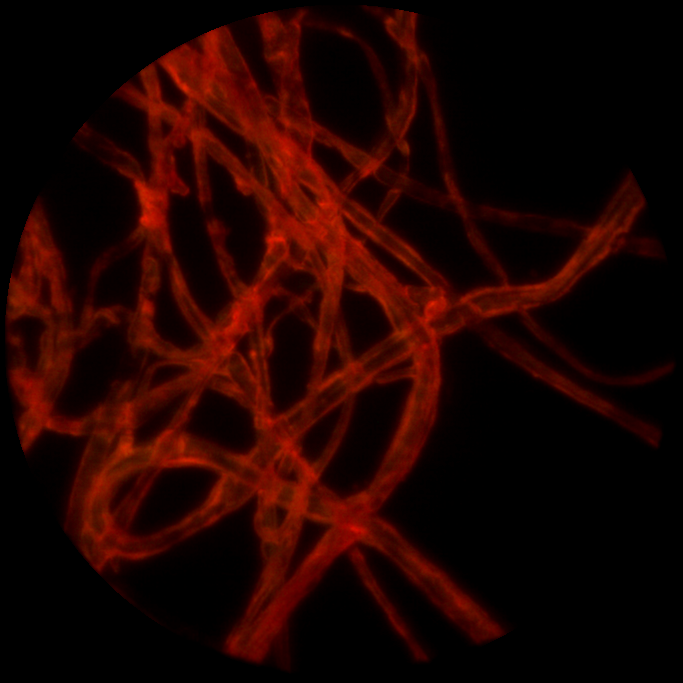
%> input picture RESULTS/EI_4.png, 683 x 683 px, given in place of EI_4.bmp, which was not available
$ octave bilat_detail_wt_pgm.m   (GNU Octave 9; MATLAB toolbox functions it lacks are replaced by stand-ins)
%> lines starting %> are read from the running program, lines starting %| are printed output that depends on the picture; pictures that were not available may be replaced by others from this repository, and a replacement may not be noted
### DENOISING/GBFMT_Image_Denoising_Codes/GBFMT Image Denoising Codes/bilateral_filt2D.m
function [yb yg]=bilateral_filt2D(x,sigmas,sigmar,ksize)

%%% 2D Bilateral Filter.

%%% Author : B.K. SHREYAMSHA KUMAR
%%% Created on 06-05-2011.
%%% Updated on 06-05-2011.

half_ksize=floor(ksize/2);

%%% Gaussian Kernel Generation.
gk=gauss_ker2D(sigmas,ksize);

%%% To take care of boundaries.
[M,N]=size(x);
xm=zeros(M+ksize-1,N+ksize-1);
xm(half_ksize+1:M+half_ksize,half_ksize+1:N+half_ksize)=x;
xm(1:half_ksize,:)=xm(ksize:-1:half_ksize+2,:);	%% Row-wise periodic extension.
xm(M+half_ksize+1:M+ksize-1,:)=xm(M+half_ksize-1:-1:M,:);
xm(:,1:half_ksize)=xm(:,ksize:-1:half_ksize+2);	%% Column-wise periodic extension.
xm(:,N+half_ksize+1:N+ksize-1)=xm(:,N+half_ksize-1:-1:N);

%%% Bilateral Filter Implementation.
[MM,NN]=size(xm);
for ii=half_ksize+1:MM-half_ksize
   for jj=half_ksize+1:NN-half_ksize
      xtemp=xm(ii-half_ksize:ii+half_ksize,jj-half_ksize:jj+half_ksize);
      pix_diff=abs(xtemp-xtemp(half_ksize+1,half_ksize+1));
      rgk=exp(-(pix_diff.^2/(2*(sigmar)^2)));
      yg(ii-half_ksize,jj-half_ksize)=sum(sum(xtemp.*gk))/sum(sum(gk));
      yb(ii-half_ksize,jj-half_ksize)=sum(sum(xtemp.*gk.*rgk))/sum(sum(gk.*rgk));
   end
end

### DENOISING/GBFMT_Image_Denoising_Codes/GBFMT Image Denoising Codes/bayesthf.m
function thr = bayesthf(y,noise_var)
%%% Bayes Shrink Threhold Computation.

%%% Author : B.K. SHREYAMSHA KUMAR
%%% Created on 31-12-2009.
%%% Updated on 31-12-2009.

[p,q]=size(y);
meany=sum(sum(y))/(p*q);
vary=sum(sum((y-meany).^2))/(p*q);

tt=vary-noise_var;
if(tt<0)
    tt=0;
end
sigmax=sqrt(tt);
thr=noise_var/sigmax;
if(thr==inf)
    thr=max(max(abs(y)));
end

### DENOISING/GBFMT_Image_Denoising_Codes/GBFMT Image Denoising Codes/threshf.m
function y = threshf(x,sorh,t,alpha)
%%% THRESHf Perform soft or hard or trimmed thresholding.
%%% Y = threshf(X,SORH,T) returns soft (if SORH = 's')
%%% or hard (if SORH = 'h') T-thresholding  of the input
%%% vector or matrix X. T is the threshold value.
%%%
%%% Y = threshf(X,'s',T) returns Y = SIGN(X).(|X|-T) for |X|>T else 0. soft
%%% thresholding is shrinkage.
%%%
%%% Y = threshf(X,'h',T) returns Y = X for (|X|>T) else 0. hard
%%% thresholding is cruder.
%%%
%%% Y = threshf(X,'t',T,alpha) returns Y = X*[|X|^alpha-T^alpha]/|X|^alpha for (|X|>T),
%%% else 0. trimmed thresholding is something between soft and hard thresholding.
%%%
%%% Author : B.K. SHREYAMSHA KUMAR
%%% Created on 01-12-2009.
%%% Updated on 01-12-2009.

switch sorh
    case 's'
        tmp = (abs(x)-t);
        tmp = (tmp+abs(tmp))/2;
        y   = sign(x).*tmp;

    case 'h'
        y   = x.*(abs(x)>t);

    case 't'
        x=x+eps;
        tmp = abs(x).^alpha-t^alpha;
        tmp = (tmp+abs(tmp))/2;
        y = x.*tmp./abs(x).^alpha;

    otherwise
        error('Invalid argument value.')
end

### DENOISING/GBFMT_Image_Denoising_Codes/GBFMT Image Denoising Codes/gauss_ker2D.m
function h=gauss_ker2D(sigmas,ksize)

%%% 2D Gaussian Kernel Generation.

%%% Author : B.K. SHREYAMSHA KUMAR
%%% Created on 03-05-2011.
%%% Updated on 03-05-2011.

% [7 lines of commented-out code are left out]

%% 2nd Method.
x=[-floor(ksize/2):floor(ksize/2)];
x2=repmat(x.^2,ksize,1);
x3=x2'+x2;
h=exp(-(x3/(2*(sigmas)^2)));

### DENOISING/GBFMT_Image_Denoising_Codes/GBFMT Image Denoising Codes/bilat_detail_wt_pgm.m
%%% Image Denoising using Bilateral Filter and Detail Wavelet Thresholding.
%%% Author : B.K. SHREYAMSHA KUMAR

%%% Copyright (c) 2012 B. K. Shreyamsha Kumar
%%% All rights reserved.

%%% Permission is hereby granted, without written agreement and without license or royalty fees, to use, copy,
%%% modify, and distribute this code (the source files) and its documentation for any purpose, provided that the
%%% copyright notice in its entirety appear in all copies of this code, and the original source of this code,
%%% This should be acknowledged in any publication that reports research using this code. The research is to be
%%% cited in the bibliography as:

%%% B. K. Shreyamsha Kumar, ?Image Denoising based on Gaussian/Bilateral Filter and its Method Noise Thresholding",
%%% Signal, Image and Video Processing, pp. 1-14, 2012. (doi: 10.1007/s11760-012-0372-7)


clear all;
close all;
clc;

%%% Bilateral Filter Parameters.
sigmas=1.8;  %%% Spatial (Geometric) Sigma.
mult_factor_sigmar=5; %%% Multiplication factor for SigmaR.
ksize=11;   %%% Kernal Size.

%%% Wavelet Transform Parameters.
Nlevels=3; %% 3 levels.
NoOfBands=3*Nlevels+1;
wname='db8'; %% db8 sym8 db16 coif5 bior6.8
sorh='s'; % s or h or t -> trimmed

x = (imread('/Users/Palma/Documents/Valencia/TestImages/facce/EI_4.bmp'));
%> x is the input picture: size 683x683x3 uint8; mean R, G, B 32.9, 3.4, 0
% x = imread('Barbara256.png');
% x = imread('boat256.jpg');
% x = imread('baboon256.jpg');

if(size(x,3)==3)
    x=rgb2gray(x);
%> x: size 683x683 uint8
end
[M,N]=size(x);
%> M = 683; N = 683

%%% Gaussian Noise addition.
'gaussian noise';
mean_val=0;
noise_std=10; %% 10,20,30,40,50.
sizeA = size(x);
%> sizeA = [683 683]
randn('seed',662023); %%% Results depend on 'seed' of the random noise.
xn = double(x) + (noise_std*randn(sizeA)) + mean_val;
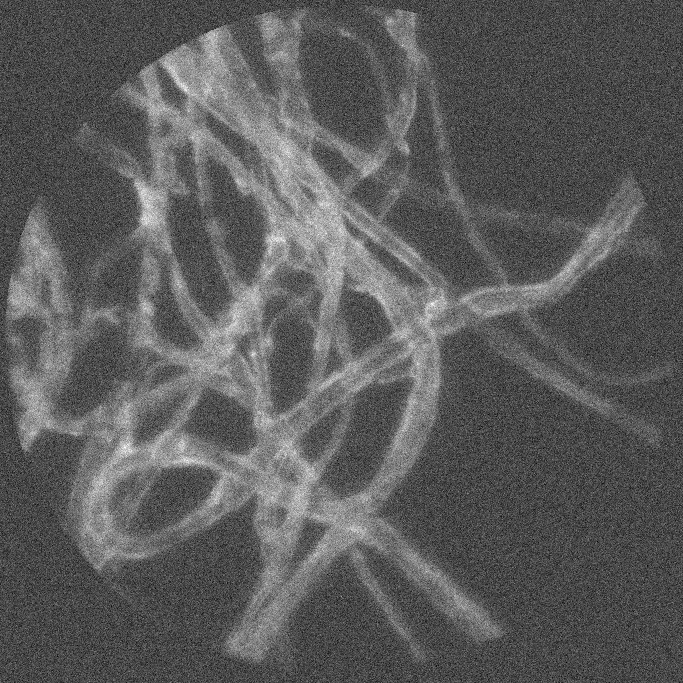
%> xn: size 683x683 double; min -41.65, max 105.9, mean 11.8; drawn with min black and max white
xn = max(0,min(xn,255));

%%% PSNR Computation of Noisy Image.
xn_mse=sum(sum((double(x)-double(xn)).^2))/(M*N);
%> xn_mse = 68
xn_psnr=10*log10(255^2./xn_mse);
%> xn_psnr = 29.81

tic
%%% Noise Level Estimation using Robust Median Estimator.
[ca,ch,cv,cd]=dwt2(xn,wname);
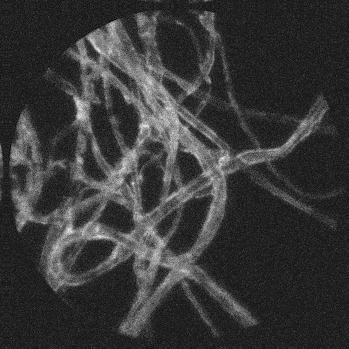
%> ca: size 349x349 double; min -19.63, max 191.4, mean 27.3; drawn with min black and max white
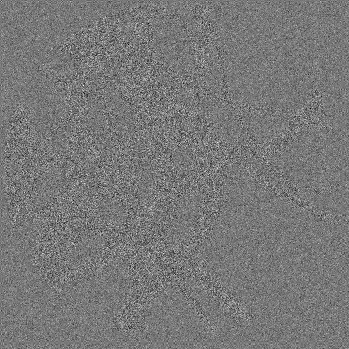
%> cd: size 349x349 double; min -40.26, max 44.83, mean 0; drawn with min black and max white
tt1=cd(:)';
median_hh2=median(abs(tt1)); %% HH1->Subband containing finest level diagonal details.
%> median_hh2 = 4.7
std_dev2=(median_hh2/0.6745);
%> std_dev2 = 6.97

%%% Bilateral Filtering.
sigmar=mult_factor_sigmar*std_dev2;
%> sigmar = 34.85
% tic
[yb yg]= bilateral_filt2D(xn,sigmas,sigmar,ksize);
%> in bilateral_filt2D, `xm(1:half_ksize,:)=xm(ksize:-1:half_ksize+2,:);`: xm: size 693x693 double; min 0, max 105.9, mean 13.7; mean of the top-left, top-right, bottom-left and bottom-right quarters 18.9, 10.5, 17, 8.4
%> in bilateral_filt2D, `xm(M+half_ksize+1:M+ksize-1,:)=xm(M+half_ksize-1:-1:M,:);`: xm: size 693x693 double; min 0, max 105.9, mean 13.7; mean of the top-left, top-right, bottom-left and bottom-right quarters 18.9, 10.5, 17.1, 8.5
%> in bilateral_filt2D, `xm(:,1:half_ksize)=xm(:,ksize:-1:half_ksize+2);`: xm: size 693x693 double; min 0, max 105.9, mean 13.7; mean of the top-left, top-right, bottom-left and bottom-right quarters 18.9, 10.5, 17.2, 8.5
%> in bilateral_filt2D, `xm(:,N+half_ksize+1:N+ksize-1)=xm(:,N+half_ksize-1:-1:N);`: xm: size 693x693 double; min 0, max 105.9, mean 13.8
%> after the loop in bilateral_filt2D, `for ii=half_ksize+1:MM-half_ksize`:
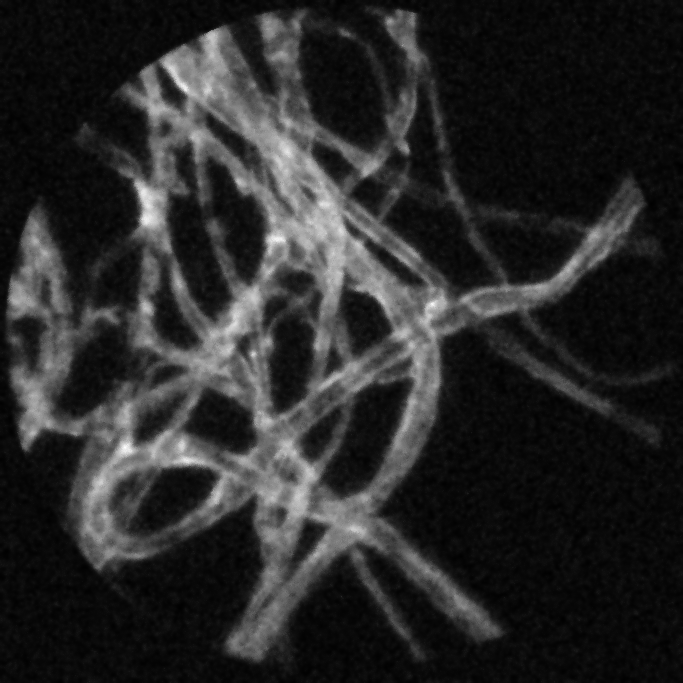
%> yb: size 683x683 double; min 0.838, max 81.99, mean 14; drawn with min black and max white
% toc
yd=double(xn)-yb;  %%% Bilateral Method Noise.

%%% General Wavelet Decomposition.
dwtmode('per');
[C,S]=wavedec2(yd,Nlevels,wname);
%> S = [86 86; 86 86; 171 171; 342 342; 683 683]
k=NoOfBands;
CW{k}=reshape(C(1:S(1,1)*S(1,2)),S(1,1),S(1,2));
k=k-1;
st_pt=S(1,1)*S(1,2);
%> st_pt = 7396
for i=2:size(S,1)-1
   slen=S(i,1)*S(i,2);
   CW{k}=reshape(C(st_pt+slen+1:st_pt+2*slen),S(i,1),S(i,2));  %% Vertical
   CW{k-1}=reshape(C(st_pt+1:st_pt+slen),S(i,1),S(i,2));   %% Horizontal
   CW{k-2}=reshape(C(st_pt+2*slen+1:st_pt+3*slen),S(i,1),S(i,2));  %% Diagonal
   st_pt=st_pt+3*slen;
   k=k-3;
end
%> this loop made 3 passes
%> (slen, st_pt) on passes 1 to 3: (7396, 29584), (29241, 117307), (116964, 468199)
%> after the loop, CW = 10 items

%%%% BayesShrink Technique.
tt2=CW{1}(:)';
median_hh2=median(abs(tt2)); %% HH1->Subband containing finest level diagonal details.
%> median_hh2 = 4.54
std_dev2=(median_hh2/0.6745);
%> std_dev2 = 6.73
cw_noise_var=std_dev2^2; %% var=std^2
%> cw_noise_var = 45.35

for i=1:NoOfBands-1
    thr=bayesthf(CW{i},cw_noise_var);
    yw{i}=threshf(CW{i},sorh,thr,2);
end
%> this loop made 9 passes
%> (p in bayesthf, q in bayesthf, meany in bayesthf, vary in bayesthf, thr) on passes 5 to 9: (171, 171, -0.00885, 44.41, 36.72), (171, 171, 0.0593, 44.97, 41.04), (86, 86, 0.013, 34.31, 28.56), (86, 86, -0.00205, 24.82, 29.16), (86, 86, 0.0249, 29.16, 39.32)
%> (p in bayesthf, q in bayesthf, meany in bayesthf, vary in bayesthf, sigmax in bayesthf, thr) on passes 1 to 4: (342, 342, 0.00471, 51.69, 2.52, 18.01), (342, 342, 0.00662, 51.64, 2.51, 18.08), (342, 342, 0.0109, 51.36, 2.45, 18.5), (171, 171, 0.0259, 50.66, 2.3, 19.69)
%> pass 2, in threshf (call 2), `tmp = (abs(x)-t);`:
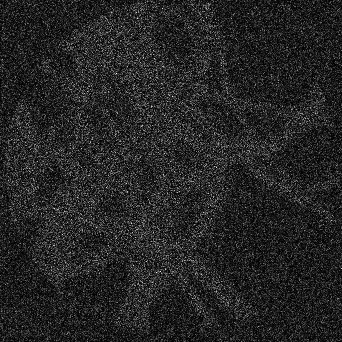
%> tmp: size 342x342 double; min -18.08, max 19.45, mean -12.5; drawn with min black and max white
%> after the loop, yw = 9 items
yw{i+1}=CW{i+1};

%%% General Wavelet Reconstruction.
if(isequal(wname,'DCHWT'))
   %%% Discrete Cosine Harmonic Wavelet Reconstruction
   ydr=dchwtf2(yw,-Nlevels);
else
   k=NoOfBands;
   xrtemp=reshape(yw{k},1,S(1,1)*S(1,2));
%> xrtemp = 7396 values, max 27.31 at index 2887, min -25.69 at index 2165, mean 0.707
   k=k-1;
   for i=2:size(S,1)-1
       xrtemp=[xrtemp reshape(yw{k-1},1,S(i,1)*S(i,2)) reshape(yw{k},1,S(i,1)*S(i,2)) reshape(yw{k-2},1,S(i,1)*S(i,2))];
       k=k-3;
   end
   ydr=(waverec2(xrtemp,S,wname));
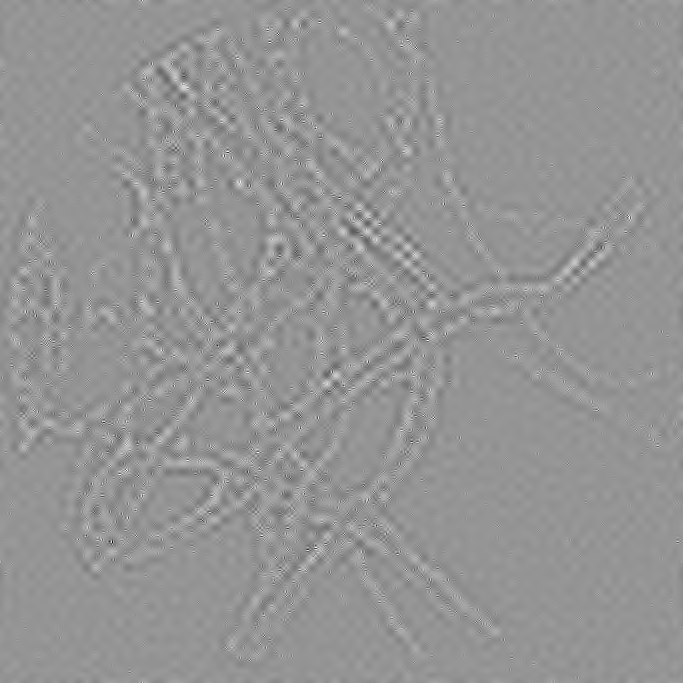
%> ydr: size 683x683 double; min -11.31, max 8.23, mean 0.0883; drawn with min black and max white
end
ybw=yb+ydr;
ybwn=uint8(ybw);
yb1=yb;
yb=uint8(yb);
%> yb: size 683x683 uint8

toc

%%%% MSE Computation.
yb_mse=sum(sum((double(x)-double(yb)).^2))/(M*N);
%> yb_mse = 11.9
ybw_mse=sum(sum((double(x)-double(ybwn)).^2))/(M*N);
%> ybw_mse = 12.53

%%%% PSNR Computation.
wname,noise_std,xn_psnr
%> after `xn_psnr`: xn_psnr = 29.81
psnr_bfilt=10*log10(255^2./yb_mse);
%> psnr_bfilt = 37.38
psnr_bf_mnt=10*log10(255^2./ybw_mse);
%> psnr_bf_mnt = 37.15

%%%% Image Quality Index (IQI) Computation.
mean_org=mean(x(:));
%> mean_org = 11.8
var_org=sum((x(:)-mean_org).^2)/(M*N-1);
%> var_org = 61.24

%%%% IQI for Bilateral Filter.
mean_bfilt=mean(yb(:));
%> mean_bfilt = 13.97
var_bfilt=sum((yb(:)-mean_bfilt).^2)/(M*N-1);
%> var_bfilt = 57.26
cross_var_bfilt=sum((x(:)-mean_org).*(yb(:)-mean_bfilt))/(M*N-1);
%> cross_var_bfilt = 59.07
IQI_bfilt=(4*cross_var_bfilt*mean_org*mean_bfilt)/((var_org+var_bfilt)*(mean_org^2+mean_bfilt^2));
%> IQI_bfilt = 0.983

%%%% IQI for Bilateral Filter & Wavelet Thresholding.
mean_bwt=mean(ybwn(:));
%> mean_bwt = 14.06
var_bwt=sum((ybwn(:)-mean_bwt).^2)/(M*N-1);
%> var_bwt = 57.24
cross_var_bwt=sum((x(:)-mean_org).*(ybwn(:)-mean_bwt))/(M*N-1);
%> cross_var_bwt = 59.01
IQI_bf_mnt=(4*cross_var_bwt*mean_org*mean_bwt)/((var_org+var_bwt)*(mean_org^2+mean_bwt^2));
%> IQI_bf_mnt = 0.981

%%%% Visual Fidelity Index (VIF) Computation.
%vif_bfilt = vifvec(double(x),yb1);
%vif_bf_mnt = vifvec(double(x),ybw);
% vif_bf_mnt = vifvec(double(x),ybwn) %%% uint8

% vif_bfilt,psnr_bfilt,IQI_bfilt
%vif_bf_mnt,psnr_bf_mnt,IQI_bf_mnt

%%% Denoised Plots
% figure,imshow(uint8(xn)),colormap gray
figure,imshow(yb),colormap gray,title('Bilateral Filtering');
figure,imshow(ybwn),colormap gray,title('Bilateral Filtering & Detail Thresholding');

% %%%% Method Noise Plots;
mn=xn-double(x);
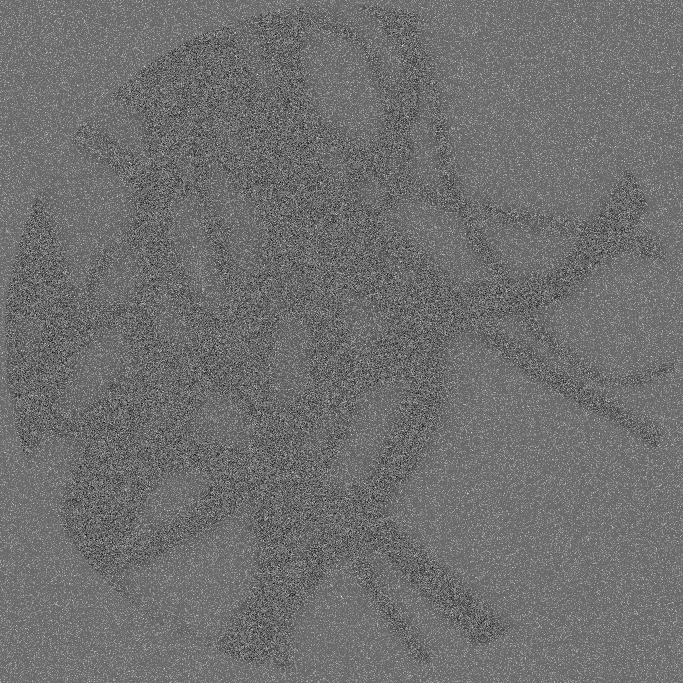
%> mn: size 683x683 double; min -37.77, max 53.87, mean 2.3; drawn with min black and max white
mnb=yd;
mnbwn=xn-double(ybwn);

% figure,imshow(mnb),colormap gray,title('Method Noise-Bilateral Filtering');

% figure,imshow(mnbwn),colormap gray,title('Method Noise-Bilateral Filtering & Detail Thresholding');
